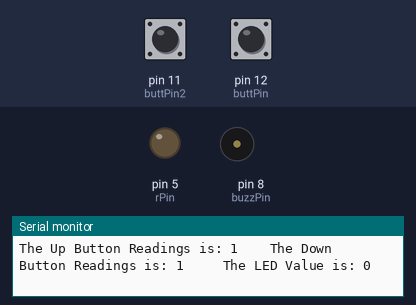
The sketch below on a simulated Arduino Uno, built with avr-gcc and run on an emulated ATmega328P. Shown: output pins drawn as LEDs (lit = HIGH), buzzer (waves = sounding, pin HIGH), the last lines printed to the serial monitor. Inputs (shaded band) come from the test bench; at power-on: pin 12 (buttPin) HIGH, pin 11 (buttPin2) HIGH.

Above: at 1.2 s.
1.3 s: pin 12 (buttPin) pulled LOW for 1 s
At 1.67 s:
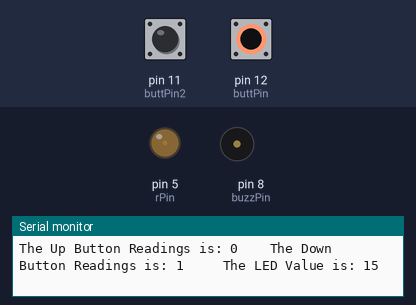
4.3 s: pin 12 (buttPin) pulled LOW for 3.2 s
At 8.1 s:
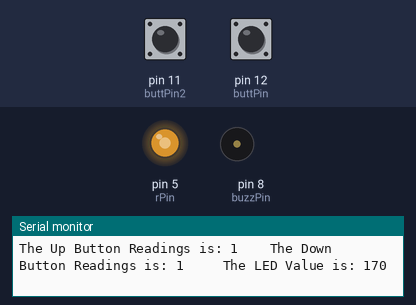
9.0 s: pin 12 (buttPin) pulled LOW for 1 s
At 9.45 s:
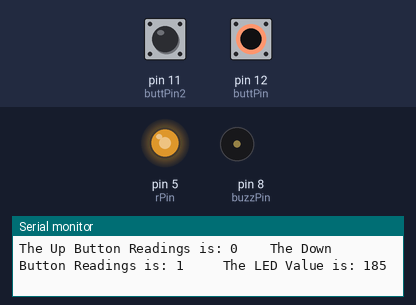
12.0 s: pin 12 (buttPin) pulled LOW for 3.2 s
At 14.0 s:
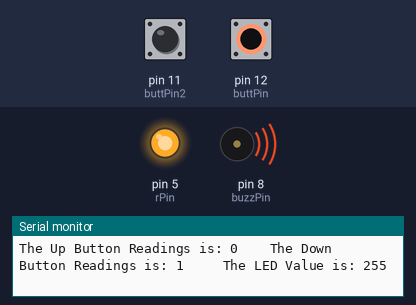
16.7 s: pin 11 (buttPin2) pulled LOW for 0.15 s
At 17.7 s:
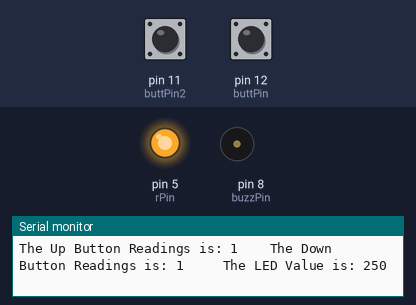
19.8 s: pin 11 (buttPin2) pulled LOW for 3.2 s
At 23.7 s:
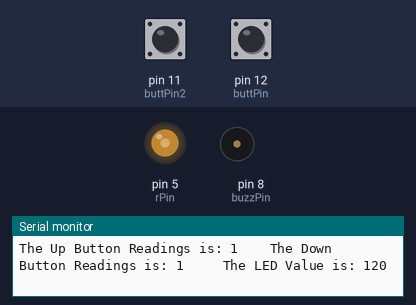
Timing chart, 0 to 25.2 s (numbered marks = the images above; inputs shaded):
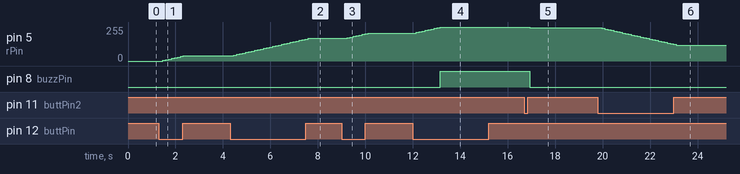

Measured:
- after the input at 1.3 s, pin 5 (rPin): moves from 0/255 to 40/255 over 0.87 s, starting after 0.16 s
- after the input at 4.3 s, pin 5 (rPin): moves from 40/255 to 170/255 over 3.1 s, starting after 0.16 s
- after the input at 9.0 s, pin 5 (rPin): moves from 170/255 to 210/255 over 0.88 s, starting after 0.24 s
- after the input at 12.0 s, pin 5 (rPin): moves from 210/255 to 255/255 over 1.0 s, starting after 0.14 s; pin 8 (buzzPin): LOW → HIGH after 1.1 s
- after the input at 16.7 s, pin 5 (rPin): 255/255 → 250/255 after 0.23 s; pin 8 (buzzPin): HIGH → LOW after 0.23 s
- after the input at 19.8 s, pin 5 (rPin): moves from 250/255 to 120/255 over 3.2 s, starting after 0.16 s

The sketch:

2ToggleSwitchHW.ino
```cpp
//Push Buttons HW

int rPin = 5;
int buttPin = 12;
int buttPin2 = 11;
int buzzPin = 8;

int LEDVal = 0;
int dt = 100;

int LEDState = 0;
int butt1Val;
int butt2Val;


void setup() {
  // put your setup code here, to run once:

    Serial.begin(9600);
    pinMode(rPin,OUTPUT);
    pinMode(buzzPin,OUTPUT);
    pinMode(buttPin,INPUT);
    pinMode(buttPin2,INPUT);


}

void loop() {
  // put your main code here, to run repeatedly:
  butt1Val =  digitalRead(buttPin);
  butt2Val =  digitalRead(buttPin2);
  Serial.print("The Up Button Readings is: ");
  Serial.print(butt1Val);
  Serial.print("    ");
  Serial.print("The Down Button Readings is: ");
  Serial.print(butt2Val);
  delay(dt);


if (butt1Val == 0) {
  LEDVal = LEDVal + 5;
  analogWrite(rPin,LEDVal);
}

if (butt2Val == 0) {
  LEDVal = LEDVal -  5;
  analogWrite(rPin,LEDVal);
}

if (LEDVal < 0) {
    LEDVal = 0;
  analogWrite(rPin,LEDVal);

}

if (LEDVal >= 255) {
    LEDVal = 255;
    analogWrite(rPin,LEDVal);
    digitalWrite(buzzPin,HIGH);

}

if (LEDVal < 255) {
    analogWrite(rPin,LEDVal);
    digitalWrite(buzzPin,LOW);
}

  Serial.print("    ");
  Serial.print(" The LED Value is: ");
  Serial.println(LEDVal);
}
```
